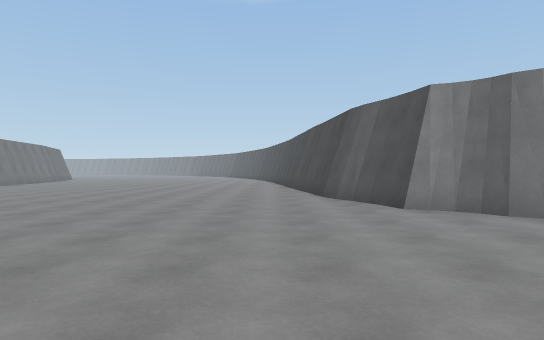
view 1 (above)

22 first-person views from a walk through a scene from a Unity 3-D project. The camera is 1.3 m above the floor, looks level and sees 75° across. The floor is counted in squares, 2 m on a side. Each view is taken from the middle of a square. On the plan, view 1 faces up. The plan holds only what a view shows up to about 10 squares ahead; the rest is blank. The place goes on beyond the plan. The player is left out.

view 2
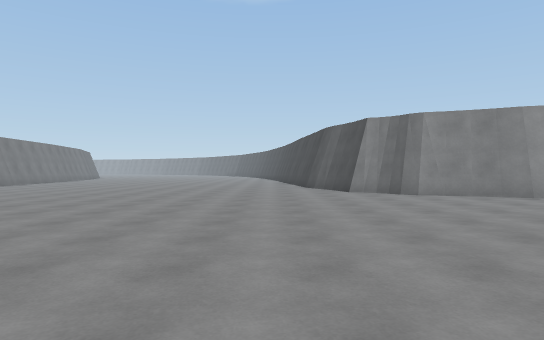

view 3
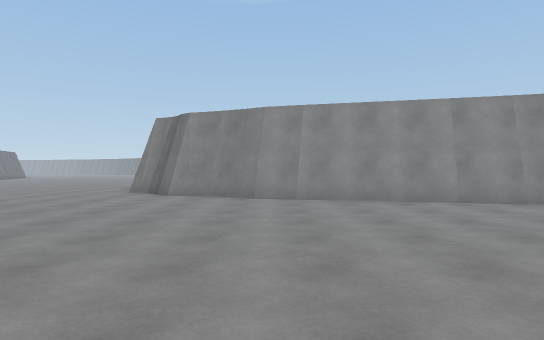

view 4
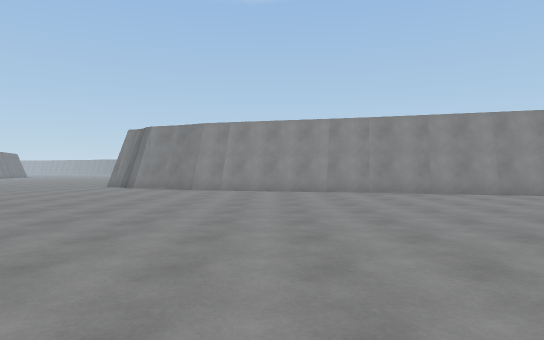

view 5
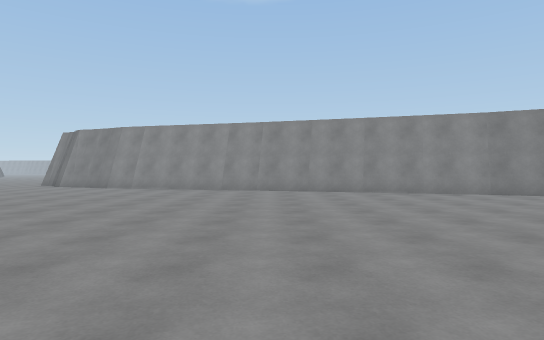

view 6
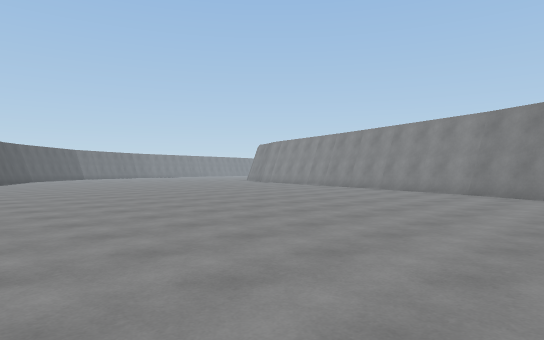

view 7
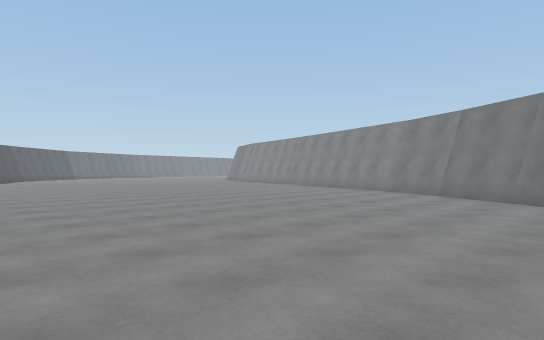

view 8
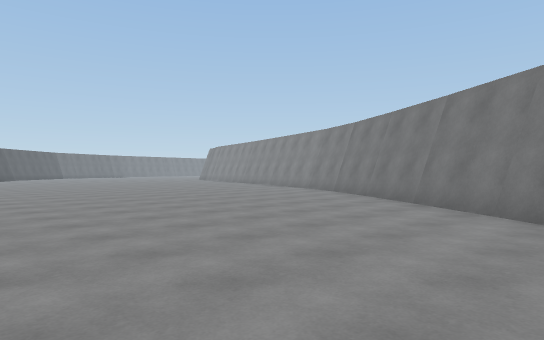

view 9
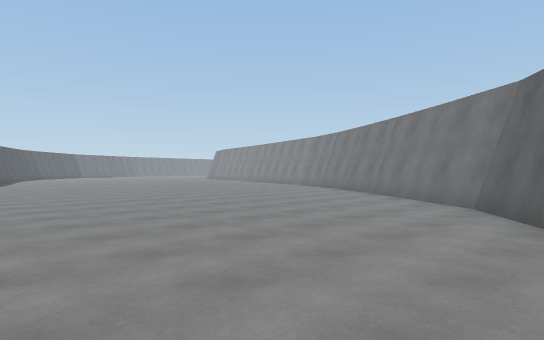

view 10
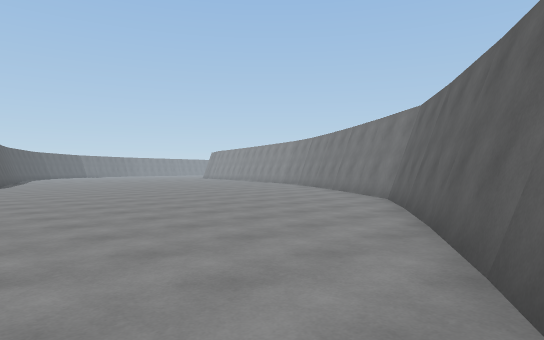

view 11
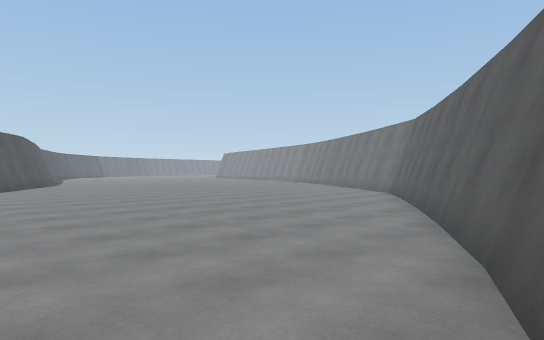

view 12
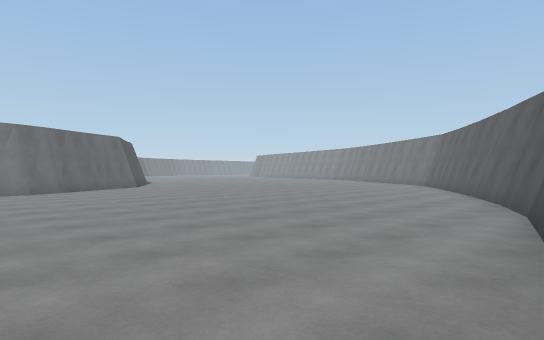

view 13
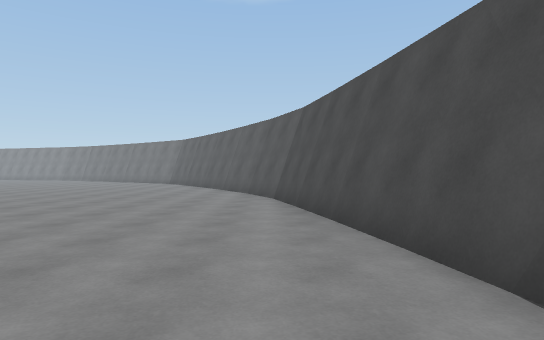

view 14
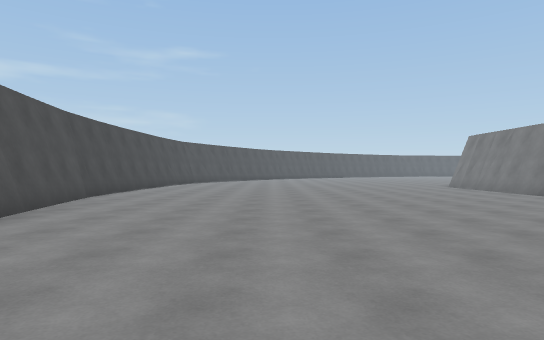

view 15
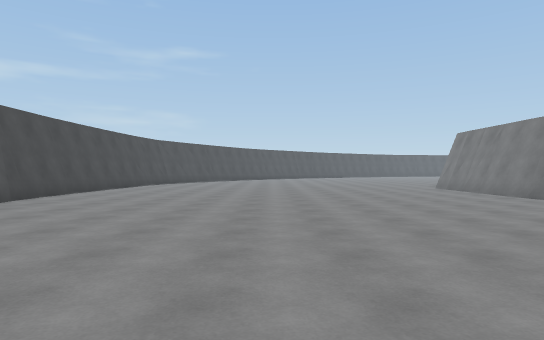

view 16
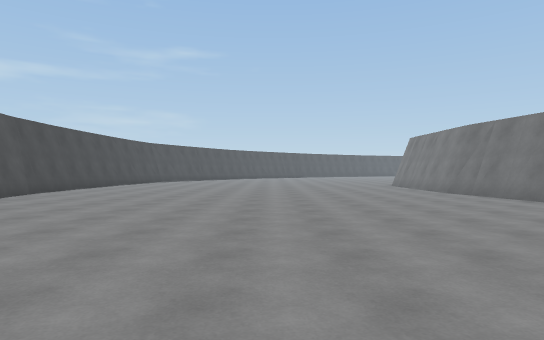

view 17
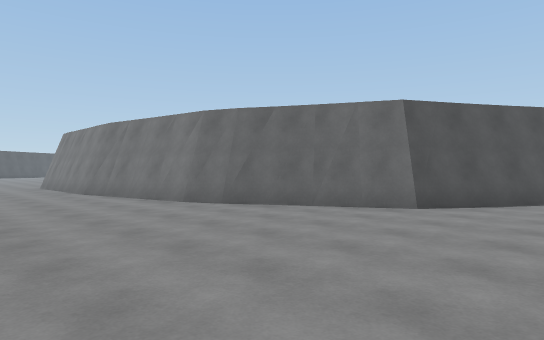

view 18
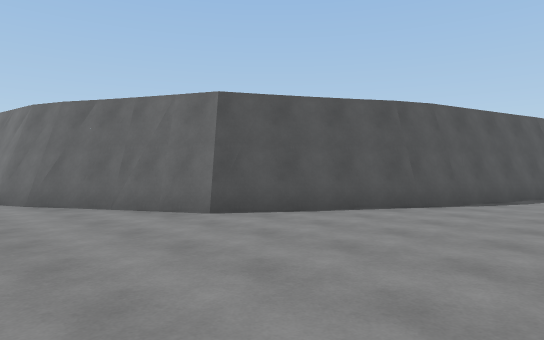

view 19
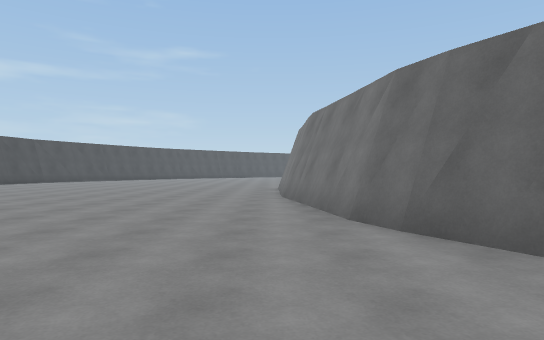

view 20
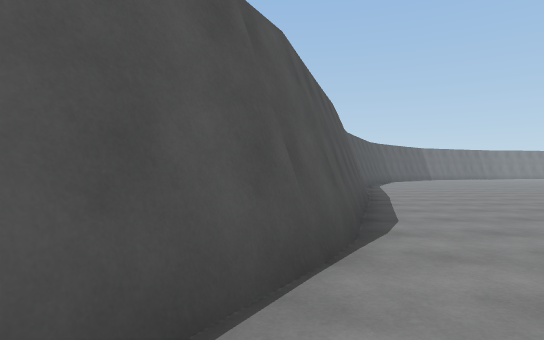

view 21
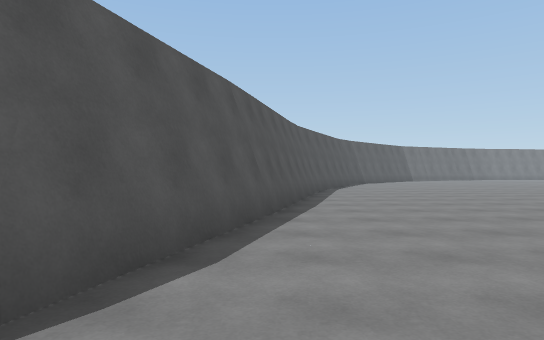

view 22
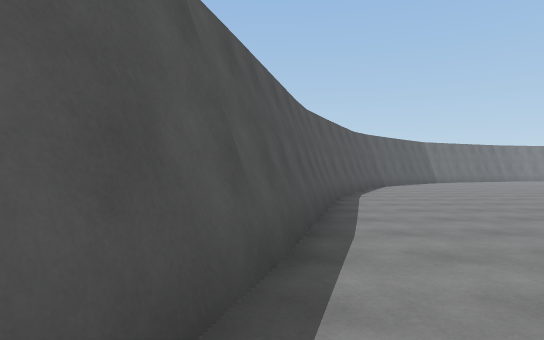

### Floor plan
Points are (right, up) in squares from view 1. A wall is a line through its corners. A room is listed if a view was taken in it or the views show most of it. See-through windows are left out.
Room 1 (views 1, 2, 3, 4, 5, 6, 7, 8, 9, 10, 11, 12, 13, 14, 15, 16, 17, 18, 19, 20, 21, 22)
walls: (11.5, -10.4) (12.5, -10.8); (12.4, -10.7) (15.5, -12.7) (17.5, -15.9); (14.1, 1.6) (7.5, 3.3); (16.4, 0.6) (10.6, 2.4); (1.8, -7.4) (11.6, -10.4); (1.8, -7.7) (6.4, -8.9); (16.4, 1.1) (14.5, 1.5); (7, 3.4) (5.6, 3.8); (18, -0.1) (16.3, 0.7); (5.7, 3.7) (4.6, 4.2); (-0.1, -6.8) (1.8, -7.6); (5.4, 4.2) (4.7, 4.5); (4.7, 4.2) (3.4, 4.7) (3, 5.2); (20.1, -1.4) (17.9, -0.1); (4.2, 4.1) (3.5, 4.3); (3.6, 4.6) (2.4, 5.5); (3, 5.4) (2.6, 5.7); (2.5, 5.5) (2.2, 5.7) (1.9, 6.8); (17.4, -15.9) (17.8, -16.8); (23.3, -3.6) (18, 0.2); (17.8, -16.7) (18.5, -20.7) (18.6, -22.1); (1.9, 6.7) (1.5, 7.7); (24.5, -4.4) (23.4, -3.7); (1.7, 7.6) (1.5, 8.2); (1.3, 8.4) (1.1, 10); (26.7, -7.8) (24.3, -4.4); (28.5, -11.3) (25.7, -6); (28.6, -11.3) (28.2, -10.5); (29.1, -13.1) (28.4, -11.2); (29.3, -13) (28.6, -11.2); (29.4, -13.5) (29.3, -12.9); (30.6, -19.8) (29.4, -13.8); (30.7, -22.1) (30.6, -19.7)
low walls: (21.3, -2.1) (20.5, -1.7); (24.2, -4.4) (21.1, -2.3); (29.5, -14.8) (29.1, -13.1)

Positions as (right, up) in squares from view 1, and headings:
1: (0, 0), facing up
2: (0, -4), facing up
3: (6, -4), facing up
4: (8, -7), facing up
5: (11, -8), facing up
6: (19, -9), facing up-left
7: (21, -9), facing up-left
8: (24, -9), facing up-left
9: (26, -11), facing up-left
10: (28, -12), facing up-left
11: (29, -14), facing up-left
12: (30, -19), facing up-left
13: (29, -21), facing up
14: (26, -11), facing down
15: (25, -12), facing down
16: (24, -10), facing down
17: (22, -10), facing down-left
18: (19, -8), facing down-left
19: (19, -12), facing down
20: (15, -11), facing left
21: (13, -9), facing left
22: (10, -9), facing left
